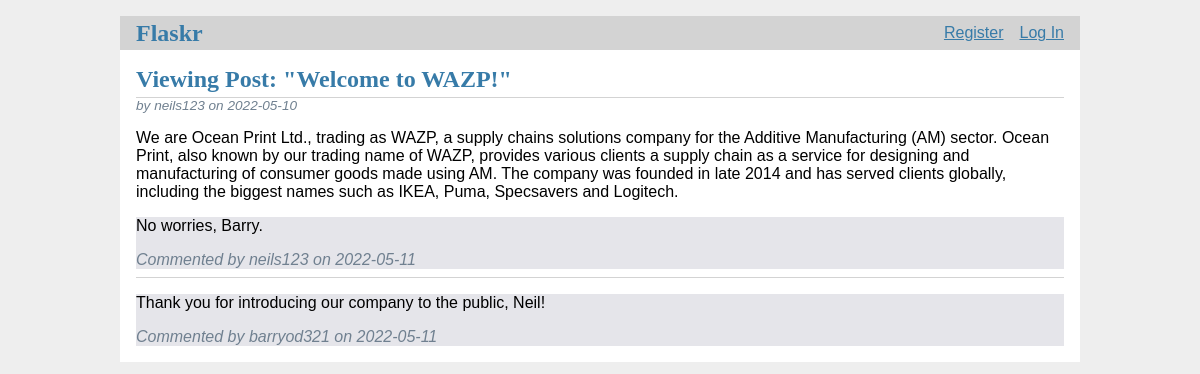
Screenshot of /1/viewPost with the database file from the repository.
### tables this page shows
CREATE TABLE post (
  id INTEGER PRIMARY KEY AUTOINCREMENT,
  author_id INTEGER NOT NULL,
  created TIMESTAMP NOT NULL DEFAULT CURRENT_TIMESTAMP,
  title TEXT NOT NULL,
  body TEXT NOT NULL,
  FOREIGN KEY (author_id) REFERENCES user (id)
);

CREATE TABLE user (
  id INTEGER PRIMARY KEY AUTOINCREMENT,
  username TEXT UNIQUE NOT NULL,
  password TEXT NOT NULL
);

CREATE TABLE comment (
  id INTEGER PRIMARY KEY AUTOINCREMENT,
  post_id INTEGER NOT NULL,
  author_id INTEGER NOT NULL,
  created TIMESTAMP NOT NULL DEFAULT CURRENT_TIMESTAMP,
  comment TEXT NOT NULL,
  FOREIGN KEY (post_id) REFERENCES post (id),
  FOREIGN KEY (author_id) REFERENCES user (id)
);

### flaskr/blog.py (the view)
@bp.route('/<int:id>/viewPost')
def viewPost(id):
    post = get_post(id)
    comments = get_comments(id)
    return render_template('blog/viewPost.html', post=post, comments=comments)

### flaskr/auth.py (called while the page is built)
@bp.before_app_request
def load_logged_in_user():
    user_id = session.get('user_id')
    if user_id is None:
        g.user = None
    else:
        g.user = get_db().execute(
            'SELECT * FROM user WHERE id = ?', (user_id,)
        ).fetchone()

### flaskr/blog.py (called while the page is built)
def get_post(id):   #(..., check_author=True)
    post = get_db().execute(
        'SELECT p.id, title, body, created, author_id, username'
        ' FROM post p JOIN user u ON p.author_id = u.id'
        ' WHERE p.id = ?',
        (id,)
    ).fetchone()
    if post is None:
        abort(404, f"Post id {id} doesn't exist.")
    return post

def get_comments(id):
    db = get_db()
    comments = db.execute(
        'SELECT c.id, comment, c.post_id, c.created, c.author_id, username'
        ' FROM comment c JOIN user u on c.author_id = u.id'
        ' WHERE c.post_id = ?'
        ' ORDER BY c.created DESC',
        (id,)
    ).fetchall()
    return comments

### flaskr/db.py (called while the page is built)
def get_db():
    if 'db' not in g:
        g.db = sqlite3.connect(
            current_app.config['DATABASE'],
            detect_types=sqlite3.PARSE_DECLTYPES
        )
        g.db.row_factory = sqlite3.Row
    return g.db

### flaskr/templates/blog/viewPost.html (shortened to what this page needs)
{% extends 'base.html' %}
{% block header %}
  <h1>{% block title %}Viewing Post: "{{ post['title'] }}"{% endblock %}</h1>
{% endblock %}
{% block content %}
    <article class="post">
      <header>
        <div>
          <div class="about">by {{ post['username'] }} on {{ post['created'].strftime('%Y-%m-%d') }}</div>
        </div>
      </header>
      <p class="body">{{ post['body'] }}</p>
    {% for comment in comments %}
        <article class="comments">
            <div>
              <p class="comments">{{ comment['comment'] }}</p>
              <div class="about">Commented by {{ comment['username'] }} on {{ comment['created'].strftime('%Y-%m-%d') }}</div>
            </div>
        </article>
        {% if not loop.last %}
          <hr>
        {% endif %}
    {% endfor %}
    </article>
{% endblock %}

### flaskr/static/style.css (style rules this page uses)
h1 { font-family: serif; color: #377ba8; margin: 1rem 0; }
hr { border: none; border-top: 1px solid lightgray; }
.content > header h1 { flex: auto; margin: 1rem 0 0.25rem 0; }
.post > header { display: flex; align-items: flex-end; font-size: 0.85em; }
.post > header > div:first-of-type { flex: auto; }
.post .about { color: slategray; font-style: italic; }
.post .body { white-space: pre-line; }
article.comments { align-items: flex-start; background-color: #e5e5ea; color: #000; }
article.comments:before { border-bottom-right-radius: 0.8rem 0.7rem; border-left: 1rem solid #e5e5ea; left: -0.35rem; transform: translate(0, -0.1rem); }

### rows the page displays
post: title "Welcome to WAZP!", created "2022-05-10", body "We are Ocean Print Ltd., trading as WAZP, a supply chains solutions company for the Additive Manufacturing (AM) sector. Ocean Print, also known by our trading name of WAZP, provides various clients a supply chain as a service for designing and manufacturing of consumer goods made using AM. The company was founded in late 2014 and has served clients globally, including the biggest names such as IKEA, Puma, Specsavers and Logitech."
user: username "neils123"
comment: comment "No worries, Barry.", username "neils123", created "2022-05-11"
comment: comment "Thank you for introducing our company to the public, Neil!", username "barryod321", created "2022-05-11"
